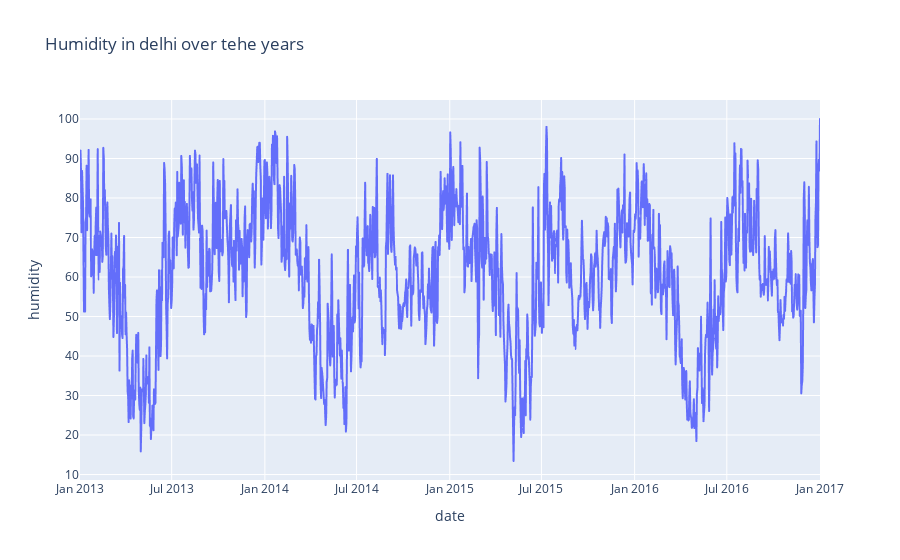

Write notebook code for a chart like this one.
### Code cell
figure= px.line(dataset, x='date' , y ="humidity", title="Humidity in delhi over tehe years")
figure.show()

### Figure 1 — Plotly figure (JSON) as saved in the notebook; plotly's stock layout.template omitted (floating-point values rounded to 4 significant figures; data arrays with more than 128 entries replaced by an {"elided": "..."} marker saying what was removed)
{"data": [{"hovertemplate": "date=%{x}<br>humidity=%{y}<extra></extra>", "legendgroup": "", "line": {"color": "#636efa", "dash": "solid"}, "marker": {"symbol": "circle"}, "mode": "lines", "name": "", "showlegend": false, "type": "scattergl", "x": {"elided": "1462 str values"}, "xaxis": "x", "y": {"elided": "1462 float values"}, "yaxis": "y"}], "layout": {"legend": {"tracegroupgap": 0}, "title": {"text": "Humidity in delhi over tehe years"}, "xaxis": {"anchor": "y", "domain": [0, 1], "title": {"text": "date"}}, "yaxis": {"anchor": "x", "domain": [0, 1], "title": {"text": "humidity"}}}}
